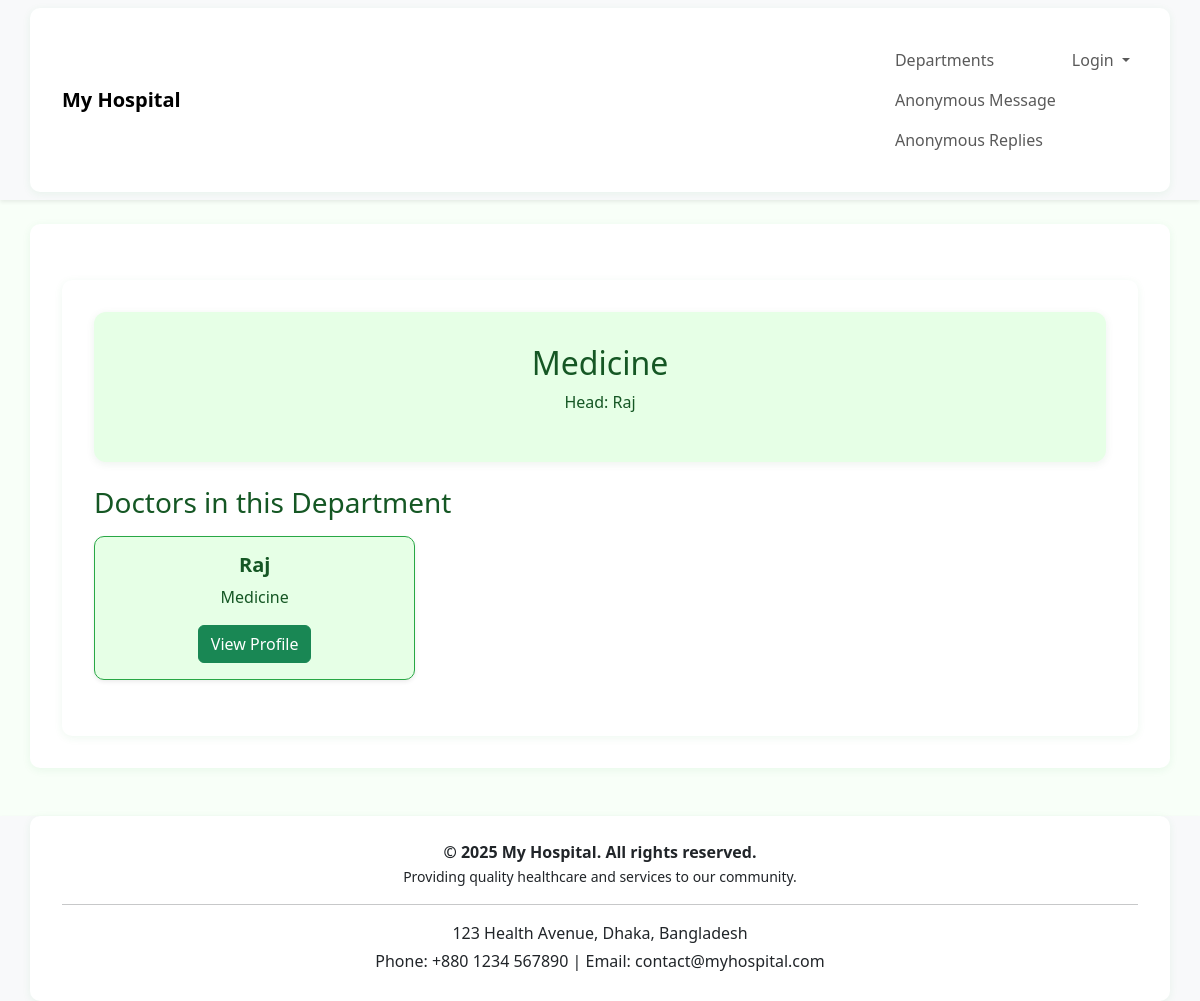
/doctors/department/1/, run on the app's committed database.
### doctors/models.py (models this page shows, shortened)
class department(models.Model):
    name = models.CharField(max_length=100)
    head = models.CharField(max_length=100)

class doctor(models.Model):
    user = models.OneToOneField(User, on_delete=models.CASCADE, null=True, blank=True)  # link to Django user
    name = models.CharField(max_length=100)
    specialization = models.CharField(max_length=100)
    phone_number = models.CharField(max_length=15)
    email = models.EmailField()
    department = models.ForeignKey('department', on_delete=models.CASCADE, null=True, blank=True)
    photo = models.ImageField(upload_to='doctor_photos/', null=True, blank=True)
    education = models.CharField(max_length=255, null=True, blank=True)
    experience = models.TextField(null=True, blank=True)
    consultation_fee = models.DecimalField(max_digits=8, decimal_places=2, default=0)

### doctors/views.py (the view)
# urls.py: path('department/<int:dept_id>/', views.department_detail, name='department_detail'),
def department_detail(request, dept_id):
    dept = department.objects.get(id=dept_id)
    doctors = doctor.objects.filter(department=dept)
    return render(request, 'department_detail.html', {'department': dept, 'doctors': doctors})

### templates/department_detail.html (shortened to what this page needs)
{% extends 'base.html' %}
{% load static %}
{% block content %}
<link rel="stylesheet" href="{% static 'department.css' %}">
<div class="container mt-4">
    <div class="jumbotron text-center">
        <h2>{{ department.name }}</h2>
        <p>Head: {{ department.head }}</p>
    </div>
    <h3 class="mt-4 mb-3">Doctors in this Department</h3>
    <div class="row">
        {% for doc in doctors %}
        <div class="col-md-4 mb-4">
            <div class="card shadow-sm h-100">
                <div class="card-body text-center">
                    <h5 class="card-title">{{ doc.name }}</h5>
                    <p class="card-text">{{ doc.specialization }}</p>
                    <a href="{% url 'doctor_profile' doc.id %}" class="btn btn-success">View Profile</a>
                </div>
            </div>
        </div>
        {% empty %}
        <p>No doctors in this department.</p>
        {% endfor %}
    </div>
</div>
{% endblock %}

### static/department.css (style rules this page uses)
body { background-color: #f8fff8; }
.container { background: #fff; border-radius: 10px; padding: 2rem; box-shadow: 0 2px 8px rgba(40,167,69,0.08); }
.jumbotron { background-color: #e6ffe6; color: #155724; border-radius: 12px; padding: 2rem 1rem; box-shadow: 0 2px 8px rgba(21,87,36,0.08); }
.card { border-radius: 10px; border: 1px solid #28a745; background-color: #e6ffe6; color: #155724; transition: box-shadow 0.2s; }
.card-title { color: #155724; font-weight: bold; }
h1, h2, h3 { color: #155724; }

### data on the page
department: name "Medicine", head "Raj"
doctor: name "Raj", specialization "Medicine"
